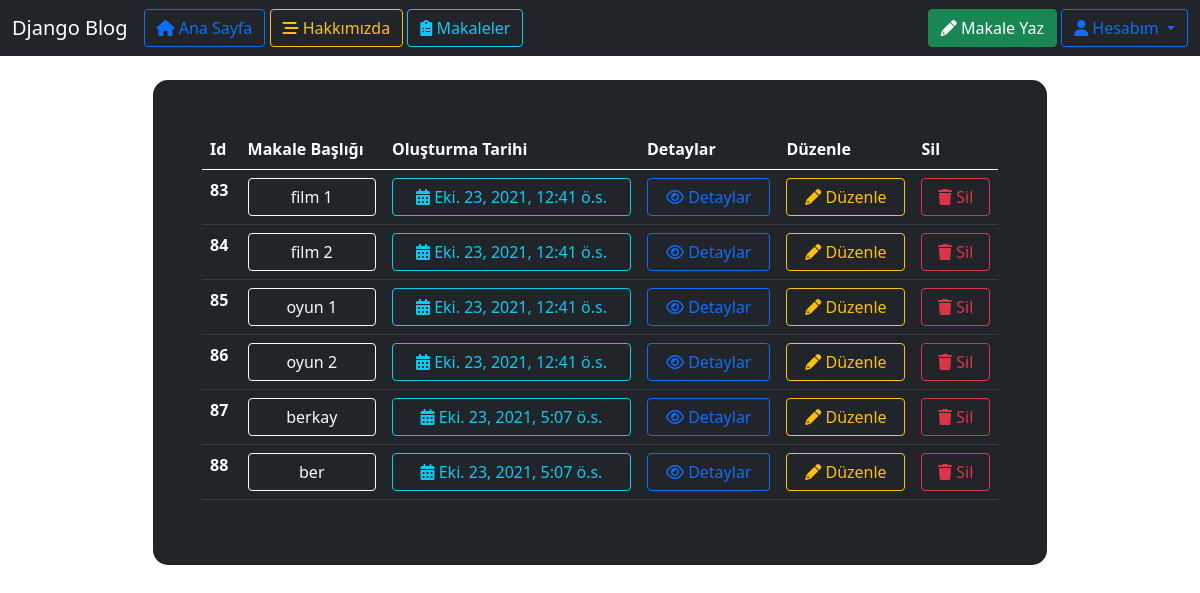
Screenshot of /articles/dashboard/ (signed in) with the database file from the repository.
### article/models.py (models this page shows, shortened)
class Article(models.Model):
    author     = models.ForeignKey("auth.User",on_delete=models.CASCADE,verbose_name="Yazar")
    title      = models.CharField(max_length=50,verbose_name="Başlık")
    content    = models.TextField(max_length=100,verbose_name="İçerik")
    createdDate= models.DateTimeField(auto_now_add=True,verbose_name="Oluşturma Tarihi")
    articleImage=models.FileField(blank=True,null=True)
    Atype      = models.ForeignKey(ArticleType,on_delete=models.CASCADE,null=True,blank=True)

### article/views.py (the view)
# urls.py: path("dashboard/",views.dashboard,name="dashboard"),
@login_required(login_url="user:login")
def dashboard(request): # Tüm makalelerin bulunduğu sayfa
    articles=Article.objects.filter(author=request.user)
    return render(request,"userArticles.html",{"articles":articles})

### templates/userArticles.html (shortened to what this page needs)
{% extends 'layout.html' %}
{% load static %}
{% block styles %}
<link rel="stylesheet" href="{% static 'css/style.css' %}">
{% endblock%}
{% block body%}
{% include 'navbar.html' %}
{% if articles %}<br>
  <div class="row d-flex justify-content-center align-items-center h-100">
        <div class="col-0 col-md-1 col-lg-1 col-xl-9">
          <div class="card bg-dark text-white" style="border-radius: 15px;">
            <div class="card-body p-5">
<table class="table table-hover table-dark">
  <thead>
    <tr>
      <th scope="col">Id</th>
      <th scope="col">Makale Başlığı</th>
      <th scope="col">Oluşturma Tarihi</th>
      <th scope="col">Detaylar</th>
      <th scope="col">Düzenle</th>
      <th scope="col">Sil</th>
    </tr>
  </thead>
  <tbody>
  {%for article in articles %}
    <tr>
      <th scope="row">{{article.id}}</th>
      <td><div class="d-grid gap-2"><a class="btn btn-outline-light" href="/articles/details/{{article.id}}">{{article.title}}</a></div></td>
      <td><div class="d-grid gap-2"><a class="btn btn-outline-info"><i class="fas fa-calendar-alt"></i> {{article.createdDate}}</a></div></td>
      <td><div class="d-grid gap-2"><a class="btn btn-outline-primary" href="/articles/details/{{article.id}}"><i class="far fa-eye"></i> Detaylar</a></div></td>
      <td><div class="d-grid gap-2"><a class="btn btn-outline-warning" href="/articles/update/{{article.id}}"><i class="fas fa-pencil-alt"></i> Düzenle</a></div></td>
      <td><div class="d-grid gap-2"><a class="btn btn-outline-danger" href="/articles/delete/{{article.id}}"><i class="fas fa-trash"></i> Sil</a></div></td>
    </tr>
  {%endfor%}
  </tbody>
</table>
</div>
{% endif %}
{% endblock %}

### rows the page displays
Article: id "83", title "film 1", createdDate "Eki. 23, 2021, 12:41 ö.s."
Article: id "84", title "film 2", createdDate "Eki. 23, 2021, 12:41 ö.s."
Article: id "85", title "oyun 1", createdDate "Eki. 23, 2021, 12:41 ö.s."
Article: id "86", title "oyun 2", createdDate "Eki. 23, 2021, 12:41 ö.s."
Article: id "87", title "berkay", createdDate "Eki. 23, 2021, 5:07 ö.s."
Article: id "88", title "ber", createdDate "Eki. 23, 2021, 5:07 ö.s."
